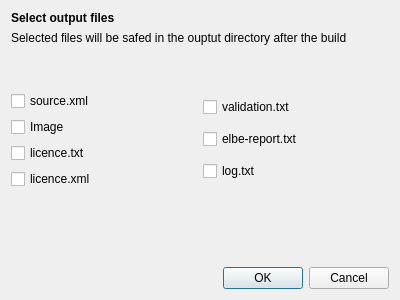
<?xml version="1.0" encoding="UTF-8"?>
<ui version="4.0">
 <class>BuildProcessStartDialog</class>
 <widget class="QDialog" name="BuildProcessStartDialog">
  <property name="windowModality">
   <enum>Qt::ApplicationModal</enum>
  </property>
  <property name="geometry">
   <rect>
    <x>0</x>
    <y>0</y>
    <width>400</width>
    <height>300</height>
   </rect>
  </property>
  <property name="windowTitle">
   <string>Select files</string>
  </property>
  <property name="sizeGripEnabled">
   <bool>false</bool>
  </property>
  <property name="modal">
   <bool>true</bool>
  </property>
  <layout class="QVBoxLayout" name="verticalLayout_3">
   <item>
    <layout class="QVBoxLayout" name="verticalLayout_2">
     <item>
      <layout class="QVBoxLayout" name="verticalLayout">
       <item>
        <widget class="QLabel" name="Headline">
         <property name="font">
          <font>
           <weight>75</weight>
           <bold>true</bold>
          </font>
         </property>
         <property name="text">
          <string>Select output files</string>
         </property>
        </widget>
       </item>
       <item>
        <widget class="QLabel" name="Information">
         <property name="text">
          <string>Selected files will be safed in the ouptut directory after the build</string>
         </property>
         <property name="wordWrap">
          <bool>true</bool>
         </property>
        </widget>
       </item>
      </layout>
     </item>
     <item>
      <spacer name="verticalSpacer_2">
       <property name="orientation">
        <enum>Qt::Vertical</enum>
       </property>
       <property name="sizeHint" stdset="0">
        <size>
         <width>20</width>
         <height>40</height>
        </size>
       </property>
      </spacer>
     </item>
     <item>
      <layout class="QHBoxLayout" name="Checkboxes">
       <item>
        <layout class="QVBoxLayout" name="CheckboxLeft">
         <item>
          <widget class="QCheckBox" name="sourceCheck">
           <property name="toolTip">
            <string>Current source.xml of the project</string>
           </property>
           <property name="text">
            <string>source.xml</string>
           </property>
          </widget>
         </item>
         <item>
          <widget class="QCheckBox" name="ImageCheck">
           <property name="toolTip">
            <string>Image</string>
           </property>
           <property name="text">
            <string>Image</string>
           </property>
          </widget>
         </item>
         <item>
          <widget class="QCheckBox" name="LicenseCheck">
           <property name="toolTip">
            <string>License file</string>
           </property>
           <property name="text">
            <string>licence.txt</string>
           </property>
          </widget>
         </item>
         <item>
          <widget class="QCheckBox" name="LicenseXmlCheck">
           <property name="toolTip">
            <string>xml License file</string>
           </property>
           <property name="text">
            <string>licence.xml</string>
           </property>
          </widget>
         </item>
        </layout>
       </item>
       <item>
        <layout class="QVBoxLayout" name="CheckboxRight">
         <item>
          <widget class="QCheckBox" name="ValidationCheck">
           <property name="toolTip">
            <string>Package list validation result</string>
           </property>
           <property name="text">
            <string>validation.txt</string>
           </property>
          </widget>
         </item>
         <item>
          <widget class="QCheckBox" name="ReportCheck">
           <property name="toolTip">
            <string>Report</string>
           </property>
           <property name="text">
            <string>elbe-report.txt</string>
           </property>
          </widget>
         </item>
         <item>
          <widget class="QCheckBox" name="LogCheck">
           <property name="toolTip">
            <string>Log file</string>
           </property>
           <property name="text">
            <string>log.txt</string>
           </property>
          </widget>
         </item>
        </layout>
       </item>
      </layout>
     </item>
    </layout>
   </item>
   <item>
    <spacer name="verticalSpacer">
     <property name="orientation">
      <enum>Qt::Vertical</enum>
     </property>
     <property name="sizeHint" stdset="0">
      <size>
       <width>20</width>
       <height>40</height>
      </size>
     </property>
    </spacer>
   </item>
   <item>
    <widget class="QDialogButtonBox" name="buttonBox">
     <property name="orientation">
      <enum>Qt::Horizontal</enum>
     </property>
     <property name="standardButtons">
      <set>QDialogButtonBox::Cancel|QDialogButtonBox::Ok</set>
     </property>
    </widget>
   </item>
  </layout>
 </widget>
 <resources/>
 <connections>
  <connection>
   <sender>buttonBox</sender>
   <signal>accepted()</signal>
   <receiver>BuildProcessStartDialog</receiver>
   <slot>accept()</slot>
   <hints>
    <hint type="sourcelabel">
     <x>248</x>
     <y>254</y>
    </hint>
    <hint type="destinationlabel">
     <x>157</x>
     <y>274</y>
    </hint>
   </hints>
  </connection>
  <connection>
   <sender>buttonBox</sender>
   <signal>rejected()</signal>
   <receiver>BuildProcessStartDialog</receiver>
   <slot>reject()</slot>
   <hints>
    <hint type="sourcelabel">
     <x>316</x>
     <y>260</y>
    </hint>
    <hint type="destinationlabel">
     <x>286</x>
     <y>274</y>
    </hint>
   </hints>
  </connection>
 </connections>
</ui>
